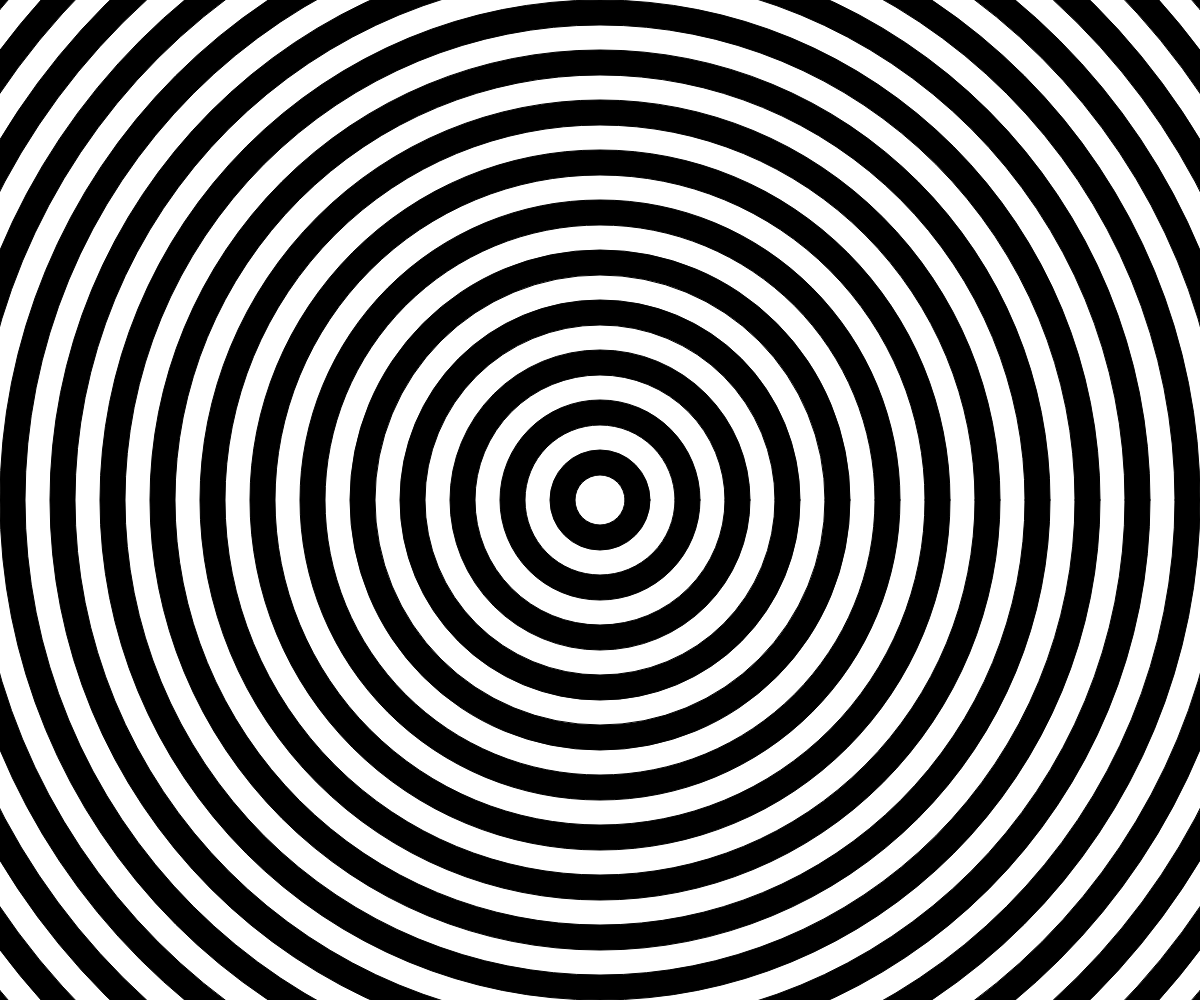
Frame 1 (no input)
Frame 60 (no input): identical to frame 1, image omitted
Frame 120 (the mouse pressed at the canvas centre since frame 60): identical to frame 1, image omitted

The p5.js sketch that drew this single still picture (run headless with seeded random() and noise() and a simulated clock; from frame 60 on, the mouse is pressed at the canvas centre):

// p5.js sketch
// ── sketch.js
// Project Title
// Your Name
// Date
//
// Extra for Experts:
// - describe what you did to take this project "above and beyond"

function setup() {
  createCanvas(windowWidth, windowHeight);
}



function drawTargetWhile(){
  let diameter = 50;
  let counter = 0;
  let color = true;
  while (counter < 6){
    if (color === true){
      fill(255, 0, 0);
    }
    else {
      fill(0);
    }
    ellipse(width-width/4, height/2, diameter, diameter);
    diameter = diameter - 50;
    color = !color;
    counter ++;
  }
}

//-----------------------------

function drawTargetFor(){ 
  for (let i = 200; i > 0; i--){
    if (color === true){
      fill(0);
    }
    else {
      fill(255);
    }
    ellipse(width/2, height/2, i*50, i*50);
    color = !color;
  }
}

//-----------------------------

function draw() {
  background(240);
  drawTargetWhile();
  drawTargetFor();
}
